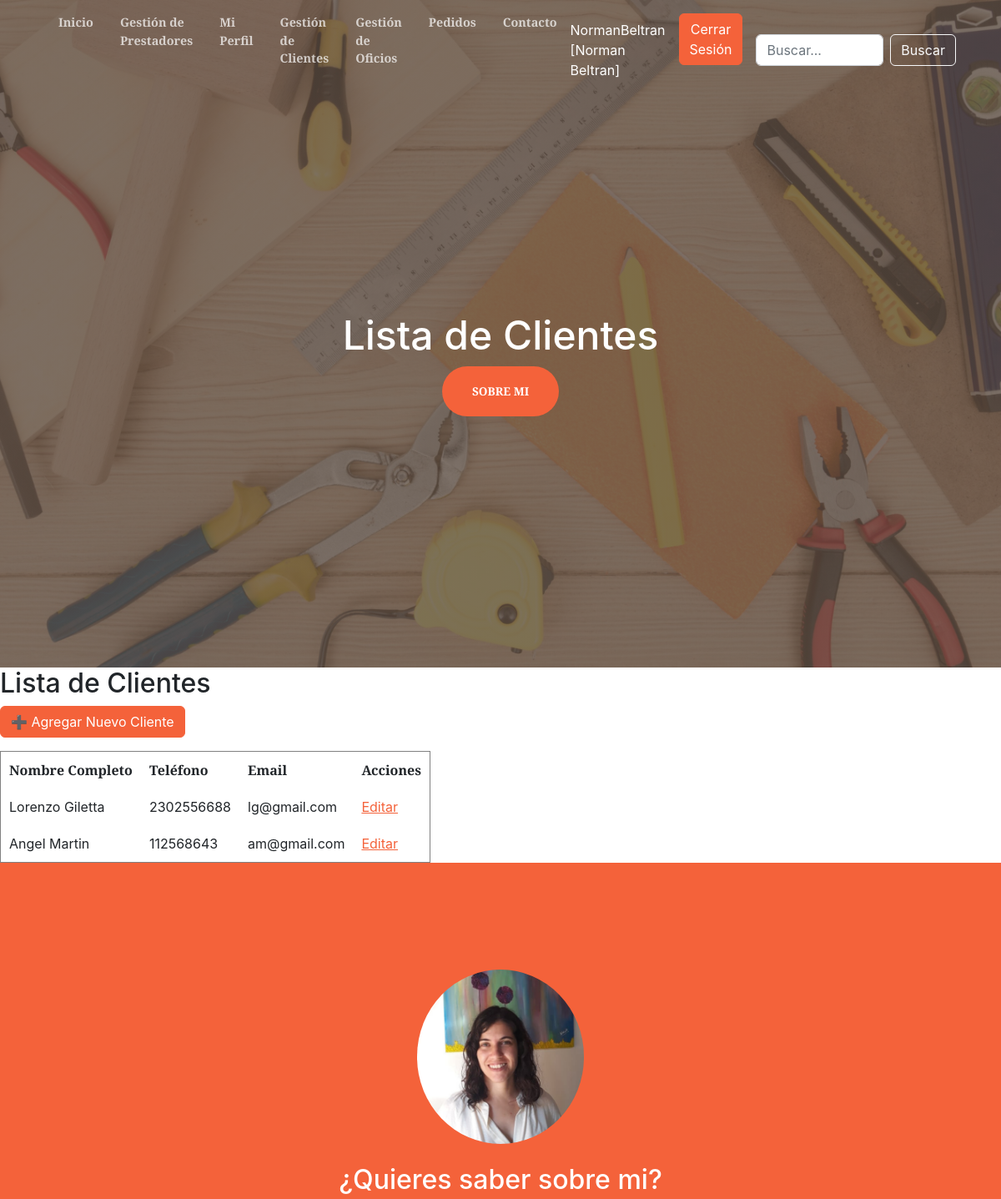
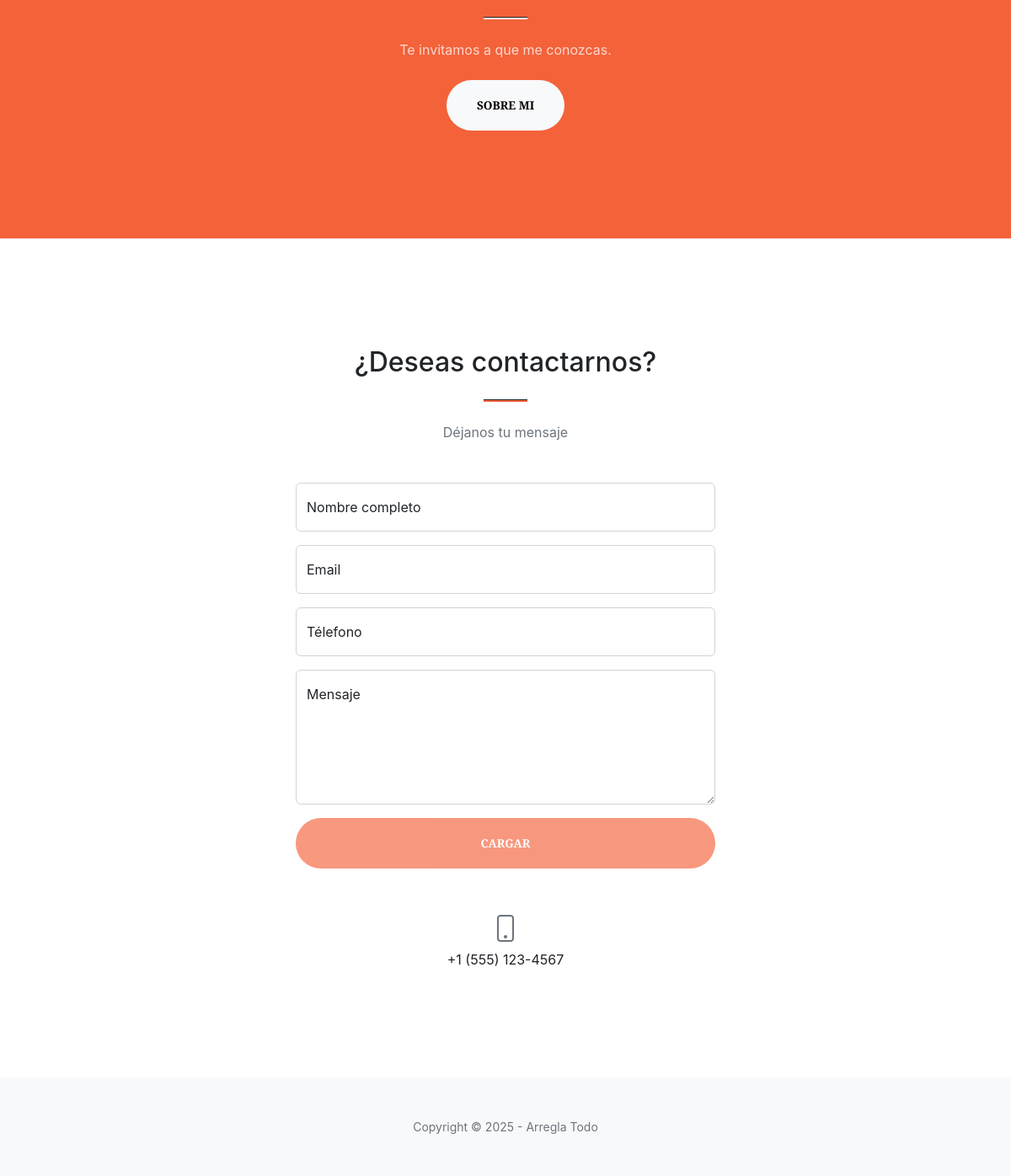
Screenshot of /clientes/ (signed in) with the database file from the repository (2 pictures, top to bottom).
### ArreglaTodo/models.py (models this page shows, shortened)
class Cliente(models.Model):
    nombre = models.CharField(max_length=100)
    apellido = models.CharField(max_length=100)
    telefono = models.CharField(max_length=20)
    email = models.EmailField(unique=True)
    class Meta:
        verbose_name = "Cliente"
        verbose_name_plural = "Clientes"
        ordering = ['apellido', 'nombre']

### ArreglaTodo/views.py (the view)
# urls.py: path('clientes/', listar_clientes, name='cliente-list'),
@login_required
def listar_clientes(request):
    clientes = Cliente.objects.all()
    return render(request, 'entidades/cliente_list.html', {'clientes': clientes})

### ArreglaTodo/templates/entidades/cliente_list.html
{% extends 'entidades/index.html' %}
{% load static %}
{% block titulo %}
    <h1 class="text-white font-weight-bold">Lista de Clientes</h1>
{% endblock titulo %}
{% block contenido %}
    <h2>Lista de Clientes</h2>
    <p>
        <a href="{% url 'arreglatodo:cliente-crear' %}" class="btn btn-primary" >➕ Agregar Nuevo Cliente</a>
    </p>
    {% if not clientes %}
    <table>
        {{ mensaje }}
    </table>
    {% else %}
        <table border="1" cellpadding="10">
            <thead>
                <tr>
                    <th>Nombre Completo</th>
                    <th>Teléfono</th>
                    <th>Email</th>
                    <th>Acciones</th>
                </tr>
            </thead>
            <tbody>
                {% for cliente in clientes %}
                <tr>
                    <td>{{ cliente.nombre }} {{ cliente.apellido }}</td>
                    <td>{{ cliente.telefono|default:"N/A" }}</td>
                    <td>{{ cliente.email|default:"N/A" }}</td>
                    <td>
                        <a href="{% url 'arreglatodo:cliente-editar' pk=cliente.pk %}">Editar</a>
                        </td>
                </tr>
                {% endfor %}
            </tbody>
        </table>
    {% endif %}
{% endblock contenido %}

### ArreglaTodo/templates/entidades/index.html (shortened to what this page needs)
<!DOCTYPE html>
<html lang="es">
    <head>
        {% load static %}
        <link href="https://cdn.jsdelivr.net/npm/bootstrap-icons@1.5.0/font/bootstrap-icons.css" rel="stylesheet" />
        <link href="https://cdnjs.cloudflare.com/ajax/libs/SimpleLightbox/2.1.0/simpleLightbox.min.css" rel="stylesheet" />
        <link href="{% static 'css/styles.css' %}" rel="stylesheet" />
    </head>
    <body id="page-top">
        <nav class="navbar navbar-expand-lg navbar-light fixed-top py-3" id="mainNav">
            <div class="container px-4 px-lg-7">
                <div class="collapse navbar-collapse" id="navbarResponsive">
                    <ul class="navbar-nav ms-auto my-2 my-lg-0">
                        <li class="nav-item"><a class="nav-link" href="{% url 'arreglatodo:home' %}">Inicio</a></li>
                        {% if user.is_staff %}
                        <li class="nav-item"><a class="nav-link" href="{% url 'arreglatodo:prestadores-admin' %}">Gestión de Prestadores</a></li>
                        {% endif %}
                        {% if user.is_authenticated %}
                            <li class="nav-item"><a class="nav-link" href="{% url 'arreglatodo:usuario-list' %}">Mi Perfil</a></li>
                            <li class="nav-item"><a class="nav-link" href="{% url 'arreglatodo:cliente-list' %}">Gestión de Clientes</a></li>
                            <li class="nav-item"><a class="nav-link" href="{% url 'arreglatodo:oficio-list' %}">Gestión de Oficios</a></li>
                            <li class="nav-item"><a class="nav-link" href="{% url 'arreglatodo:trabajo-pedido-list' %}">Pedidos</a></li>
                            <li class="nav-item"><a class="nav-link" href="#contact">Contacto</a></li>
                            <span style="color:white" class="navbar-text me-3">
                            {{user.username}} <br>[{{user.first_name}} {{user.last_name}}]</span>
                            <form action="{% url 'arreglatodo:logout' %}" method="post">
                                <button type="submit" class="btn btn-primary">Cerrar Sesión</button>
                            </form>
                        {% else %}
                            <a class="btn btn-primary" href="{% url 'arreglatodo:login' %}">Iniciar Sesión</a>
                            <a class="btn btn-primary" href="{% url 'arreglatodo:register' %}">Registrarse</a>
                        {% endif %}
                    </ul>
                    {% if user.is_authenticated %}
                    <form class="d-flex ms-3" action="{% url 'arreglatodo:encontrar-cliente' %}" method="get">
                        <input class="form-control me-2" type="search" placeholder="Buscar..." aria-label="Buscar" name="Buscar">
                        <button class="btn btn-outline-light" type="submit">Buscar</button>
                    </form>
                    {% endif %}
                </div>
            </div>
        </nav>
        <header class="masthead">
            <div class="container px-4 px-lg-5 h-100">
                <div class="row gx-4 gx-lg-5 h-100 align-items-center justify-content-center text-center">
                    <div class="col-lg-8 align-self-end">
                        {% block titulo %}{% endblock titulo %}
                    </div>
                    <div class="col-lg-8 align-self-baseline">
                        <a class="btn btn-primary btn-xl" href="#about">Sobre mi</a>
                    </div>
                </div>
            </div>
        </header>
        {% block contenido %}
        {% endblock contenido %}
        <section class="page-section bg-primary" id="about">
            <div class="container px-4 px-lg-5">
                <div class="row gx-4 gx-lg-5 justify-content-center">
                    <div class="col-lg-8 text-center">
                        <img src="{% static 'assets/img/yo.png' %}"
                     alt="Foto de Celeste"
                     class="img-fluid rounded-circle mb-4"
                     style="max-width: 200px;">
                        <h2 class="text-white mt-0">¿Quieres saber sobre mi?</h2>
                        <hr class="divider divider-light" />
                        <p class="text-white-75 mb-4">Te invitamos a que me conozcas.</p>
                        <a class="btn btn-light btn-xl" href="{% url 'arreglatodo:sobre-nosotros' %}">Sobre mi</a>
                    </div>
                </div>
            </div>
        </section>
        <section class="page-section" id="contact">
            <div class="container px-4 px-lg-5">
                <div class="row gx-4 gx-lg-5 justify-content-center">
                    <div class="col-lg-8 col-xl-6 text-center">
                        <h2 class="mt-0">¿Deseas contactarnos?</h2>
                        <hr class="divider" />
                        <p class="text-muted mb-5">Déjanos tu mensaje</p>
                    </div>
                </div>
                <div class="row gx-4 gx-lg-5 justify-content-center mb-5">
                    <div class="col-lg-6">
                        <form id="contactForm" data-sb-form-api-token="API_TOKEN">
                            <div class="form-floating mb-3">
                                <input class="form-control" id="name" type="text" placeholder="Enter your name..." data-sb-validations="required" />
                                <label for="name">Nombre completo</label>
                            </div>
                            <div class="form-floating mb-3">
                                <input class="form-control" id="email" type="email" placeholder="name@example.com" data-sb-validations="required,email" />
                                <label for="email">Email</label>
                            </div>
                            <div class="form-floating mb-3">
                                <input class="form-control" id="phone" type="tel" placeholder="(123) 456-7890" data-sb-validations="required" />
                                <label for="phone">Télefono</label>
                            </div>
                            <div class="form-floating mb-3">
                                <textarea class="form-control" id="message" type="text" placeholder="Enter your message here..." style="height: 10rem" data-sb-validations="required"></textarea>
                                <label for="message">Mensaje</label>
                            </div>
                            <div class="d-grid"><button class="btn btn-primary btn-xl disabled" id="submitButton" type="submit">Cargar</button></div>
                        </form>
                    </div>
                </div>
                <div class="row gx-4 gx-lg-5 justify-content-center">
                    <div class="col-lg-4 text-center mb-5 mb-lg-0">
                        <i class="bi-phone fs-2 mb-3 text-muted"></i>
                        <div>+1 (555) 123-4567</div>
                    </div>
                </div>
            </div>
        </section>
        <footer class="bg-light py-5">
            <div class="container px-4 px-lg-5"><div class="small text-center text-muted">Copyright &copy; 2025 - Arregla Todo</div></div>
        </footer>
    </body>
</html>

### rows the page displays
Cliente: nombre "Lorenzo", apellido "Giletta", telefono "2302556688", email "lg@gmail.com"
Cliente: nombre "Angel", apellido "Martin", telefono "112568643", email "am@gmail.com"

### other values shown
{{ user.username }} "NormanBeltran"
{{ user.first_name }} "Norman"
{{ user.last_name }} "Beltran"
